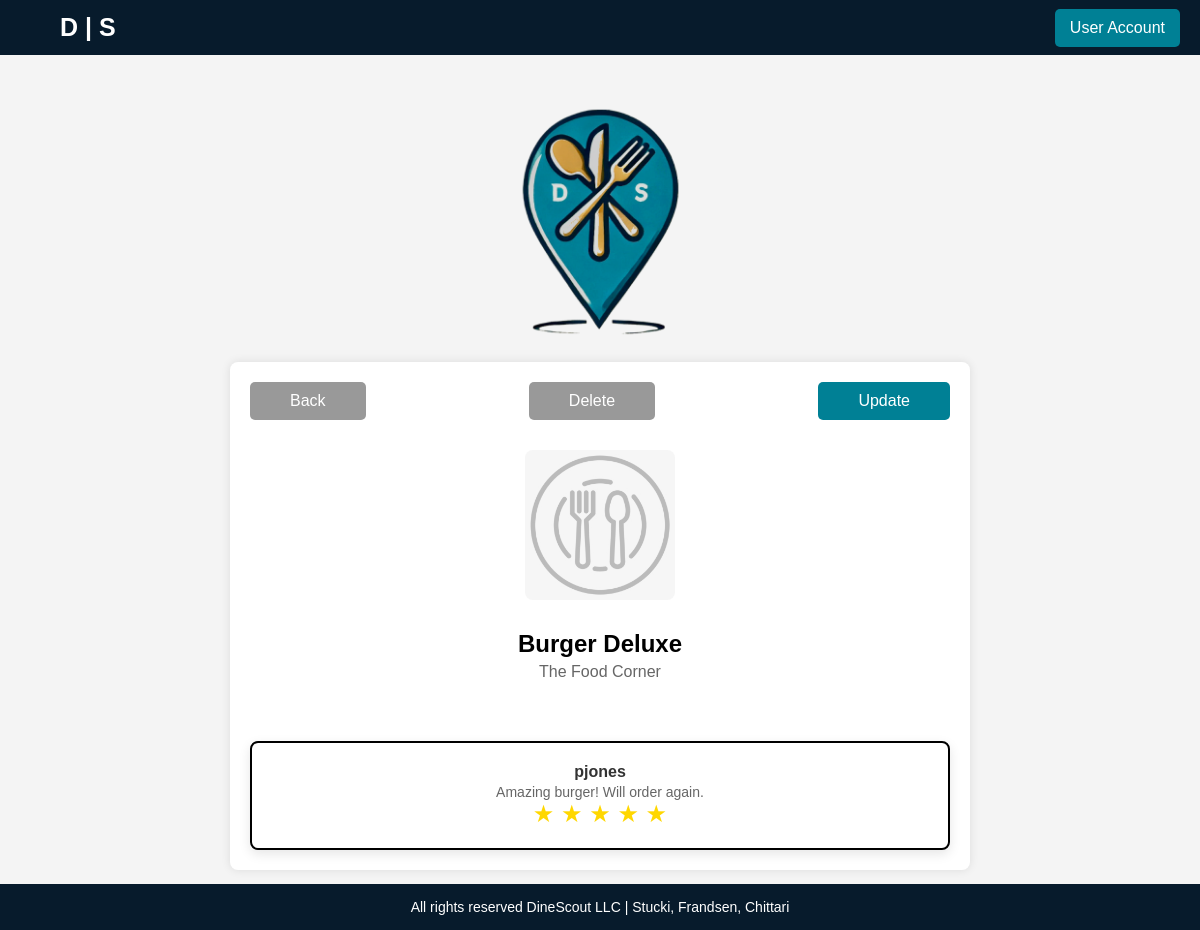
The app's page /Pages/view-review.php?review_id=1 with its own data.
### tables this page shows
CREATE TABLE IF NOT EXISTS `food_item` (
  `food_item_id` int NOT NULL AUTO_INCREMENT,
  `restaurant_id` int DEFAULT NULL,
  `dish_name` varchar(100) DEFAULT NULL,
  `price` decimal(10,2) DEFAULT NULL,
  `description` text,
  `ingredients` text,
  `nutritional_information` text,
  PRIMARY KEY (`food_item_id`),
  KEY `restaurant_id` (`restaurant_id`)
);

CREATE TABLE IF NOT EXISTS `restaurant` (
  `restaurant_id` int NOT NULL AUTO_INCREMENT,
  `name` varchar(100) NOT NULL,
  `location` varchar(100) DEFAULT NULL,
  `website` varchar(100) DEFAULT NULL,
  `phone_number` varchar(20) DEFAULT NULL,
  `email` varchar(100) DEFAULT NULL,
  `operating_hours` varchar(100) DEFAULT NULL,
  `description` text,
  `membership_id` int DEFAULT NULL,
  PRIMARY KEY (`restaurant_id`),
  KEY `membership_id` (`membership_id`)
);

CREATE TABLE IF NOT EXISTS `review` (
  `review_id` int NOT NULL AUTO_INCREMENT,
  `user_id` int DEFAULT NULL,
  `food_item_id` int DEFAULT NULL,
  `rating` int DEFAULT NULL,
  `comment` text,
  `review_date` date DEFAULT NULL,
  PRIMARY KEY (`review_id`),
  KEY `user_id` (`user_id`),
  KEY `food_item_id` (`food_item_id`)
);

### Pages/view-review.php (the view, shortened to what this page needs)
<?php
require_once 'login_db.php';
$conn = new mysqli($hn, $un, $pw, $db);
$review_id = $_GET['review_id'];
$query = "SELECT rv.*,
			COALESCE(u.username, 0) AS username
	FROM review rv
	LEFT JOIN user u ON rv.user_id = u.user_id
	WHERE review_id = $review_id";
$result = $conn->query($query);
$review = $result->fetch_array(MYSQLI_ASSOC);
$food_id = $review['food_item_id'];
$query = "SELECT * FROM food_item WHERE food_item_id = $food_id";
$result = $conn->query($query);
$dish = $result->fetch_array(MYSQLI_ASSOC);
$dish_name = $dish['dish_name'];
$rest_id = $dish['restaurant_id'];
$query = "SELECT name FROM restaurant WHERE restaurant_id = $rest_id";
$result = $conn->query($query);
$rest = $result->fetch_array(MYSQLI_ASSOC);
$rest_name = $rest['name'];
echo <<<_END
<head>
	<title>DineScout | $dish_name Review</title>
</head>
_END;
?>
<!DOCTYPE html>
<html lang="en">
<head>
    <link rel="stylesheet" href="../CSS/view-review.css">
</head>
<body>
	<header class="top-bar">
        <div class="left-text">
            <a href="home.php">D | S</a>
        </div>
        <div class="right-button">
            <a href="user-account.php" class="no-underline">User Account</a>
        </div>
    </header>
	<div class="center-logo">
        <img src="../Images/ds_logo_simple_transparent.png" alt="DineScout Logo">
    </div>
	<div class="review-container">
		<div class="top-buttons">
			<a href="view-food-item-reviews.php?food_item_id=<?php echo $food_id; ?>" class="back-button">Back</a>
			<button type=button class="delete-review-button" onclick="openDeletePopup()">Delete</button>
			<a href="update-review.php?review_id=<?php echo $review_id; ?>" class="update-review-button">Update</a>
		</div>
		<img src="../Images/food-placeholder.jpg" class="food-item-image">
		<div class="food-item-name"><?php echo $dish_name; ?></div>
		<div class="restaurant-name"><?php echo $rest_name ?></div>
		<div class="food-item-review">
			<div class="review-user-name"><?php echo htmlspecialchars($review['username']); ?></div>
			<div class="review-feedback"><?php echo htmlspecialchars($review['comment']); ?></div>
			<div class="rating">
				<label <?php if($review['rating'] >= 1) echo 'class="rating-selected"'; ?>><?php if($review['rating'] >= 1) { ?>&#9733<?php } else { ?>&#9734<?php } ?></label>
				<label <?php if($review['rating'] >= 2) echo 'class="rating-selected"'?>><?php if($review['rating'] >= 2) { ?>&#9733<?php } else { ?>&#9734<?php } ?></label>
				<label <?php if($review['rating'] >= 3) echo 'class="rating-selected"'?>><?php if($review['rating'] >= 3) { ?>&#9733<?php } else { ?>&#9734<?php } ?></label>
				<label <?php if($review['rating'] >= 4) echo 'class="rating-selected"'?>><?php if($review['rating'] >= 4) { ?>&#9733<?php } else { ?>&#9734<?php } ?></label>
				<label <?php if($review['rating'] == 5) echo 'class="rating-selected"'?>><?php if($review['rating'] == 5) { ?>&#9733<?php } else { ?>&#9734<?php } ?></label>
			</div>
		</div>
	</div>
    <footer class="footer">
        <p>All rights reserved DineScout LLC | Stucki, Frandsen, Chittari</p>
    </footer>
</body>
</html>

### CSS/view-review.css (style rules this page uses)
body { display: flex; flex-direction: column; align-items: center; margin: 0; font-family: Arial, sans-serif; background-color: #f4f4f4; min-height: 100vh; }
.top-bar { width: 100%; background-color: #071b2c; color: white; padding: 10px 20px; display: flex; justify-content: space-between; align-items: center; position: fixed; top: 0; height: 55px; box-sizing: border-box; }
.left-text a, .no-underline { text-decoration: none; color: white; }
.left-text a { font-size: 25px; font-weight: bold; margin-left: 40px; }
.no-underline { font-size: 16px; }
.right-button a { background-color: #008095; padding: 10px 15px; border-radius: 5px; display: inline-block; }
.center-logo { display: flex; flex-direction: column; align-items: center; margin: 100px 0 20px; }
.center-logo img { width: 175px; }
.food-item-image { max-width: 150px; border-radius: 8px; margin: 10px 0; }
.food-item-name { font-size: 24px; font-weight: bold; margin: 20px 0 5px; }
.restaurant-name { font-size: 16px; color: #666; margin-bottom: 40px; }
.review-container { display: flex; flex-direction: column; align-items: center; width: 90%; max-width: 700px; padding: 20px; background-color: white; border-radius: 8px; box-shadow: 0 0 10px rgba(0, 0, 0, 0.1); margin-bottom: 60px; }
.top-buttons { display: flex; justify-content: space-between; margin-bottom: 20px; width: 100%; max-width: 700px; }
.back-button, .delete-review-button, .update-review-button { background-color: #008095; color: white; border: none; padding: 10px 40px; font-size: 16px; cursor: pointer; border-radius: 5px; text-decoration: none; width: auto; }
.back-button, .delete-review-button { background-color: #999999; }
.food-item-review { width: 100%; padding: 20px; background-color: white; border-radius: 8px; box-sizing: border-box; box-shadow: 0 4px 12px rgba(0, 0, 0, 0.1); margin-top: 20px; display: flex; flex-direction: column; align-items: center; border: 2px solid black; cursor: default; }
.review-user-name { font-weight: bold; color: #333; }
.review-feedback { font-size: 14px; color: #666; margin-top: 3px; }
.rating { unicode-bidi: bidi-override; text-align: center; position: relative; font-size: 24px; color: #666; }
.rating-selected { color: #FFD700; }
.footer { width: 100%; background-color: #071b2c; text-align: center; padding: 15px 0; position: fixed; bottom: 0; }
.footer p { margin: 0; color: white; font-size: 14px; }

### records on screen
food_item: dish_name "Burger Deluxe"
restaurant: name "The Food Corner"
review: comment "Amazing burger! Will order again."

### other values on screen
$review['username'] "pjones"
